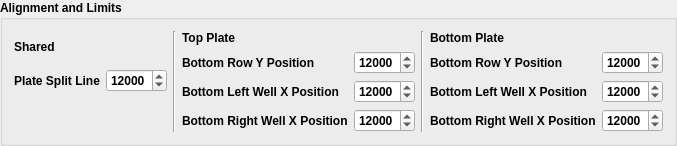
             <widget class="QGroupBox" name="groupBox">
              <property name="font">
               <font>
                <weight>75</weight>
                <bold>true</bold>
               </font>
              </property>
              <property name="title">
               <string>Alignment and Limits</string>
              </property>
              <layout class="QGridLayout" name="gridLayout_7">
               <item row="0" column="0">
                <layout class="QHBoxLayout" name="horizontalLayout_5">
                 <item>
                  <layout class="QVBoxLayout" name="verticalLayout_12">
                   <item>
                    <widget class="QLabel" name="label_2">
                     <property name="font">
                      <font>
                       <weight>75</weight>
                       <bold>true</bold>
                      </font>
                     </property>
                     <property name="text">
                      <string>Shared</string>
                     </property>
                    </widget>
                   </item>
                   <item>
                    <layout class="QGridLayout" name="gridLayout_11">
                     <item row="0" column="1">
                      <widget class="QSpinBox" name="alignment_shared_split_line_spin_box">
                       <property name="maximum">
                        <number>99999</number>
                       </property>
                       <property name="value">
                        <number>12000</number>
                       </property>
                      </widget>
                     </item>
                     <item row="0" column="0">
                      <widget class="QLabel" name="label_23">
                       <property name="sizePolicy">
                        <sizepolicy hsizetype="Preferred" vsizetype="Preferred">
                         <horstretch>0</horstretch>
                         <verstretch>0</verstretch>
                        </sizepolicy>
                       </property>
                       <property name="minimumSize">
                        <size>
                         <width>0</width>
                         <height>0</height>
                        </size>
                       </property>
                       <property name="text">
                        <string>Plate Split Line</string>
                       </property>
                      </widget>
                     </item>
                     <item row="1" column="0">
                      <widget class="QLabel" name="label_25">
                       <property name="text">
                        <string/>
                       </property>
                      </widget>
                     </item>
                     <item row="2" column="0">
                      <widget class="QLabel" name="label_26">
                       <property name="text">
                        <string/>
                       </property>
                      </widget>
                     </item>
                    </layout>
                   </item>
                  </layout>
                 </item>
                 <item>
                  <widget class="Line" name="line_12">
                   <property name="orientation">
                    <enum>Qt::Vertical</enum>
                   </property>
                  </widget>
                 </item>
                 <item>
                  <layout class="QVBoxLayout" name="verticalLayout_9">
                   <item>
                    <widget class="QLabel" name="label_18">
                     <property name="font">
                      <font>
                       <weight>75</weight>
                       <bold>true</bold>
                      </font>
                     </property>
                     <property name="text">
                      <string>Top Plate</string>
                     </property>
                     <property name="alignment">
                      <set>Qt::AlignLeading|Qt::AlignLeft|Qt::AlignVCenter</set>
                     </property>
                    </widget>
                   </item>
                   <item>
                    <layout class="QGridLayout" name="gridLayout_9">
                     <item row="2" column="0">
                      <widget class="QLabel" name="label_17">
                       <property name="sizePolicy">
                        <sizepolicy hsizetype="Preferred" vsizetype="Preferred">
                         <horstretch>0</horstretch>
                         <verstretch>0</verstretch>
                        </sizepolicy>
                       </property>
                       <property name="minimumSize">
                        <size>
                         <width>0</width>
                         <height>0</height>
                        </size>
                       </property>
                       <property name="text">
                        <string>Bottom Right Well X Position</string>
                       </property>
                      </widget>
                     </item>
                     <item row="2" column="1">
                      <widget class="QSpinBox" name="alignment_top_right_x_position_spin_box">
                       <property name="maximum">
                        <number>99999</number>
                       </property>
                       <property name="value">
                        <number>12000</number>
                       </property>
                      </widget>
                     </item>
                     <item row="1" column="1">
                      <widget class="QSpinBox" name="alignment_top_left_x_position_spin_box">
                       <property name="maximum">
                        <number>99999</number>
                       </property>
                       <property name="value">
                        <number>12000</number>
                       </property>
                      </widget>
                     </item>
                     <item row="0" column="0">
                      <widget class="QLabel" name="label_16">
                       <property name="sizePolicy">
                        <sizepolicy hsizetype="Preferred" vsizetype="Preferred">
                         <horstretch>0</horstretch>
                         <verstretch>0</verstretch>
                        </sizepolicy>
                       </property>
                       <property name="minimumSize">
                        <size>
                         <width>0</width>
                         <height>0</height>
                        </size>
                       </property>
                       <property name="text">
                        <string>Bottom Row Y Position</string>
                       </property>
                      </widget>
                     </item>
                     <item row="0" column="1">
                      <widget class="QSpinBox" name="alignment_top_row_y_position_spin_box">
                       <property name="maximum">
                        <number>99999</number>
                       </property>
                       <property name="value">
                        <number>12000</number>
                       </property>
                      </widget>
                     </item>
                     <item row="1" column="0">
                      <widget class="QLabel" name="label_15">
                       <property name="sizePolicy">
                        <sizepolicy hsizetype="Preferred" vsizetype="Preferred">
                         <horstretch>0</horstretch>
                         <verstretch>0</verstretch>
                        </sizepolicy>
                       </property>
                       <property name="minimumSize">
                        <size>
                         <width>0</width>
                         <height>0</height>
                        </size>
                       </property>
                       <property name="text">
                        <string>Bottom Left Well X Position</string>
                       </property>
                      </widget>
                     </item>
                    </layout>
                   </item>
                  </layout>
                 </item>
                 <item>
                  <widget class="Line" name="line_11">
                   <property name="orientation">
                    <enum>Qt::Vertical</enum>
                   </property>
                  </widget>
                 </item>
                 <item>
                  <layout class="QVBoxLayout" name="verticalLayout_10">
                   <item>
                    <widget class="QLabel" name="label_19">
                     <property name="font">
                      <font>
                       <weight>75</weight>
                       <bold>true</bold>
                      </font>
                     </property>
                     <property name="text">
                      <string>Bottom Plate</string>
                     </property>
                     <property name="alignment">
                      <set>Qt::AlignLeading|Qt::AlignLeft|Qt::AlignVCenter</set>
                     </property>
                    </widget>
                   </item>
                   <item>
                    <layout class="QGridLayout" name="gridLayout_10">
                     <item row="1" column="0">
                      <widget class="QLabel" name="label_21">
                       <property name="sizePolicy">
                        <sizepolicy hsizetype="Preferred" vsizetype="Preferred">
                         <horstretch>0</horstretch>
                         <verstretch>0</verstretch>
                        </sizepolicy>
                       </property>
                       <property name="minimumSize">
                        <size>
                         <width>0</width>
                         <height>0</height>
                        </size>
                       </property>
                       <property name="text">
                        <string>Bottom Left Well X Position</string>
                       </property>
                      </widget>
                     </item>
                     <item row="0" column="1">
                      <widget class="QSpinBox" name="alignment_bottom_row_y_position_spin_box">
                       <property name="maximum">
                        <number>99999</number>
                       </property>
                       <property name="value">
                        <number>12000</number>
                       </property>
                      </widget>
                     </item>
                     <item row="0" column="0">
                      <widget class="QLabel" name="label_20">
                       <property name="sizePolicy">
                        <sizepolicy hsizetype="Preferred" vsizetype="Preferred">
                         <horstretch>0</horstretch>
                         <verstretch>0</verstretch>
                        </sizepolicy>
                       </property>
                       <property name="minimumSize">
                        <size>
                         <width>0</width>
                         <height>0</height>
                        </size>
                       </property>
                       <property name="text">
                        <string>Bottom Row Y Position</string>
                       </property>
                      </widget>
                     </item>
                     <item row="1" column="1">
                      <widget class="QSpinBox" name="alignment_bottom_left_x_position_spin_box">
                       <property name="maximum">
                        <number>99999</number>
                       </property>
                       <property name="value">
                        <number>12000</number>
                       </property>
                      </widget>
                     </item>
                     <item row="2" column="0">
                      <widget class="QLabel" name="label_22">
                       <property name="sizePolicy">
                        <sizepolicy hsizetype="Preferred" vsizetype="Preferred">
                         <horstretch>0</horstretch>
                         <verstretch>0</verstretch>
                        </sizepolicy>
                       </property>
                       <property name="minimumSize">
                        <size>
                         <width>0</width>
                         <height>0</height>
                        </size>
                       </property>
                       <property name="text">
                        <string>Bottom Right Well X Position</string>
                       </property>
                      </widget>
                     </item>
                     <item row="2" column="1">
                      <widget class="QSpinBox" name="alignment_bottom_right_x_position_spin_box">
                       <property name="maximum">
                        <number>99999</number>
                       </property>
                       <property name="value">
                        <number>12000</number>
                       </property>
                      </widget>
                     </item>
                    </layout>
                   </item>
                  </layout>
                 </item>
                </layout>
               </item>
              </layout>
             </widget>
